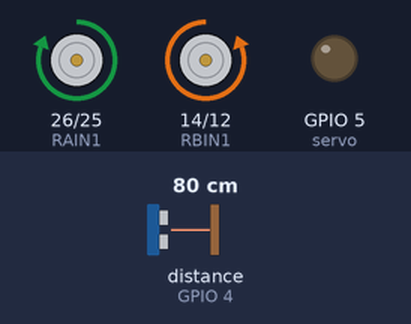
Bench run of a sketch on a simulated ESP32. On the bench: motor-driver pin pairs drawn as motors (green arrow = first pin HIGH = forward, orange = second pin HIGH = backward, longer = more drive, scaled by the enable pin), output pins drawn as LEDs (lit = HIGH). Wiring (inferred from the names in the program): ultrasonic range finder: trigger GPIO 15; echo GPIO 4. The inputs (shaded band) are chosen by the test bench; at power-on: distance to the obstacle (sensor on GPIO 4) 80 cm. The echo pulse lasts 58.3 µs per cm; pins used as bus, display or sensor lines are not drawn.

Above: at 1.2 s.
1.3 s: distance to the obstacle (sensor on GPIO 4) set to 27 cm
2.8 s: distance to the obstacle (sensor on GPIO 4) set to 23 cm
At 3.4 s:
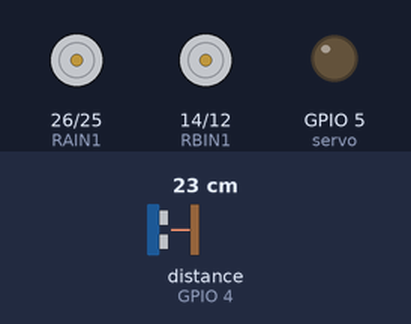
5.8 s: distance to the obstacle (sensor on GPIO 4) set to 2 cm
At 6.6 s:
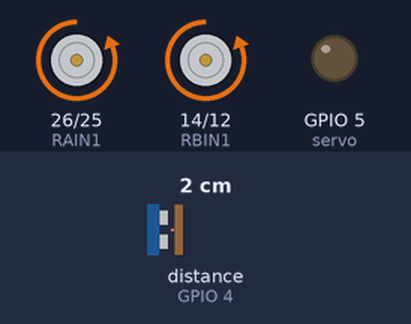
8.3 s: distance to the obstacle (sensor on GPIO 4) set to 35 cm
At 9.05 s:
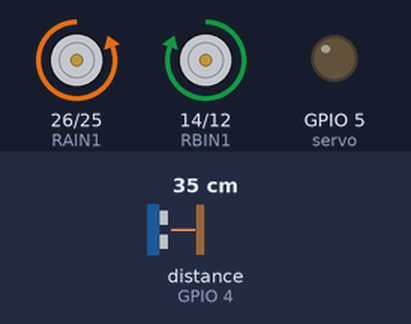
10.7 s: distance to the obstacle (sensor on GPIO 4) set to 4 cm
At 11.4 s:
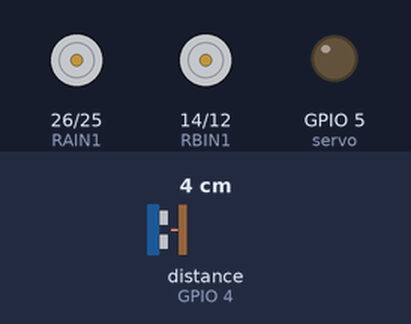
13.7 s: distance to the obstacle (sensor on GPIO 4) set to 9 cm
Timing chart, 0 to 17.1 s (numbered marks = the images above; inputs shaded):
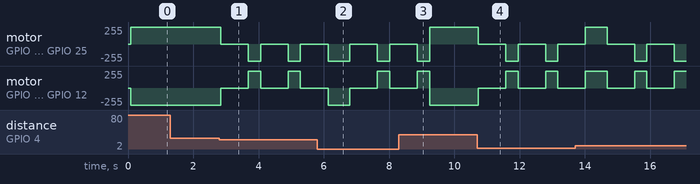

The sketch:

Serve.ino
```cpp
#define servo 5
#define Trig 15
#define Echo  4

#define RBIN2 12
#define RPWMB 13
#define RBIN1 14
#define RAIN2 25
#define RAIN1 26
#define RSTBY 27
#define RPWMA 33
#define KEY 19
int distance=0;
int left_distance=0;
int right_distance=0;
hw_timer_t *timer=NULL;//创建一个定时器结构体
void carinit()
{
  pinMode(servo,OUTPUT);
  pinMode(Trig,OUTPUT);
  pinMode(Echo,INPUT);
  pinMode(RSTBY,OUTPUT);
  pinMode(RPWMA,OUTPUT);
  pinMode(RPWMB,OUTPUT);
  pinMode(RAIN1,OUTPUT);
  pinMode(RAIN2,OUTPUT);
  pinMode(RBIN1,OUTPUT);
  pinMode(RBIN2,OUTPUT);
//  pinMode(KEY,OUTPUT);
}
void Before()
{
  digitalWrite(RSTBY,HIGH);
  digitalWrite(RPWMA,HIGH);
  digitalWrite(RPWMB,HIGH);
  digitalWrite(RAIN1,HIGH);
  digitalWrite(RAIN2,LOW);
  digitalWrite(RBIN1,LOW);
  digitalWrite(RBIN2,HIGH);
}
void Left()
{
  digitalWrite(RSTBY,HIGH);
  digitalWrite(RPWMA,HIGH);
  digitalWrite(RPWMB,HIGH);
  digitalWrite(RAIN1,LOW);
  digitalWrite(RAIN2,HIGH);
  digitalWrite(RBIN1,LOW);
  digitalWrite(RBIN2,HIGH);
}
void Right()
{
  digitalWrite(RSTBY,HIGH);
  digitalWrite(RPWMA,HIGH);
  digitalWrite(RPWMB,HIGH);
  digitalWrite(RAIN1,HIGH);
  digitalWrite(RAIN2,LOW);
  digitalWrite(RBIN1,HIGH);
  digitalWrite(RBIN2,LOW);
}
void Back()
{
  digitalWrite(RSTBY,HIGH);
  digitalWrite(RPWMA,HIGH);
  digitalWrite(RPWMB,HIGH);
  digitalWrite(RAIN1,LOW);
  digitalWrite(RAIN2,HIGH);
  digitalWrite(RBIN1,HIGH);
  digitalWrite(RBIN2,LOW);

}
void Stop()
{
  digitalWrite(RSTBY,HIGH);
  digitalWrite(RPWMA,HIGH);
  digitalWrite(RPWMB,HIGH);
  digitalWrite(RAIN1,LOW);
  digitalWrite(RAIN2,LOW);
  digitalWrite(RBIN1,LOW);
  digitalWrite(RBIN2,LOW);
}

int measure()
{
  digitalWrite(Trig,HIGH);
  delayMicroseconds(20);
  digitalWrite(Trig,LOW);
  while(digitalRead(Echo)==0);//一旦收到D7信号
  int s=micros();
  while(digitalRead(Echo)==1);
  int e=micros();
  return e-s;
}
void check_behind()
{
    digitalWrite(servo,HIGH);
    delayMicroseconds(1500);
    digitalWrite(servo,LOW);
    delay(18);
    delayMicroseconds(500);//前
}
void check_right()
{
    digitalWrite(servo,HIGH);
    delayMicroseconds(1000);
    digitalWrite(servo,LOW);
    delay(19);//右
}
void check_left()
{
    digitalWrite(servo,HIGH);
    delayMicroseconds(2000);
    digitalWrite(servo,LOW);
    delay(18);//左
}
void IRAM_ATTR timer_event()//中断处理函数，每秒执行一次
{
    check_left();
    measure();
    left_distance=measure()/58;
    delay(250);
    check_right();
    measure();
    right_distance=measure()/58;
    delay(250);
}
void setup()
{
  // put your setup code here, to run once:
  Serial.begin(9600);
  carinit();
  digitalWrite(Trig,LOW);
//  digitalWrite(KEY,HIGH);
//  delay(10);
//  digitalWrite(KEY,LOW);
    timer = timerBegin(0,80,true);
    // 配置定时器 这里使用的是定时器0(一共四个0123)
    // 80是这个定时器的分频系数 由于定时器基频是80Mhz
    // 这里设置80 就是1Mhz 就能保证定时器1us记录一次
    // true表面该定时器向上计数
    timerAttachInterrupt(timer,&timer_event,true);
    // 配置定时器的中断函数 true表示边沿触发
    timerAlarmWrite(timer,1000000000,true);
    // 设置定时器的报警值 当计时器计数值达到1000000时触发中断
    // true表示重加载
    timerAlarmEnable(timer);
    // 使能定时器报警
}
void loop()
{
  // put your main code here, to run repeatedly:
//    check_behind();
//    delay(500);
//
//    check_left();
//    delay(500);
//
//    check_behind();
//    delay(500);
//
//    check_right();
//    delay(500);

//  digitalWrite(KEY,LOW);
//  delay(10);
//  digitalWrite(KEY,HIGH);
  check_behind();
  delay(50);
  measure();
  distance=measure()/58;
//  Serial.print("distance:");
//  Serial.print(distance);
//  Serial.println("cm");
//  delay(500);
  if(distance<=25)
  {
    Stop();
    delay(300);
    timer_event();
    if(left_distance>right_distance)
    {
      Left();
      delay(600);
    }
    else if(left_distance<right_distance)
    {
      Right();
      delay(600);
    }
    else
    {
      Back();
      delay(300);
    }
  }
  else
  {
    Before();
  }
}
```

Measured:
- the behaviour switches between 26 and 25 cm on distance to the obstacle (sensor on GPIO 4) (found by bisection; images 0 and 1)
- after the input at 2.8 s, motor on GPIO 26 (RAIN1) / GPIO 25 (RAIN2): alternates backward 255/255 for 0.37 s and stopped for 0.85 s, starting at once; motor on GPIO 14 (RBIN1) / GPIO 12 (RBIN2): alternates forward 255/255 for 0.37 s and stopped for 0.85 s, starting at once
- after the input at 10.7 s, motor on GPIO 26 (RAIN1) / GPIO 25 (RAIN2): alternates backward 255/255 for 0.37 s and stopped for 0.84 s, starting at once; motor on GPIO 14 (RBIN1) / GPIO 12 (RBIN2): alternates forward 255/255 for 0.37 s and stopped for 0.84 s, starting at once
